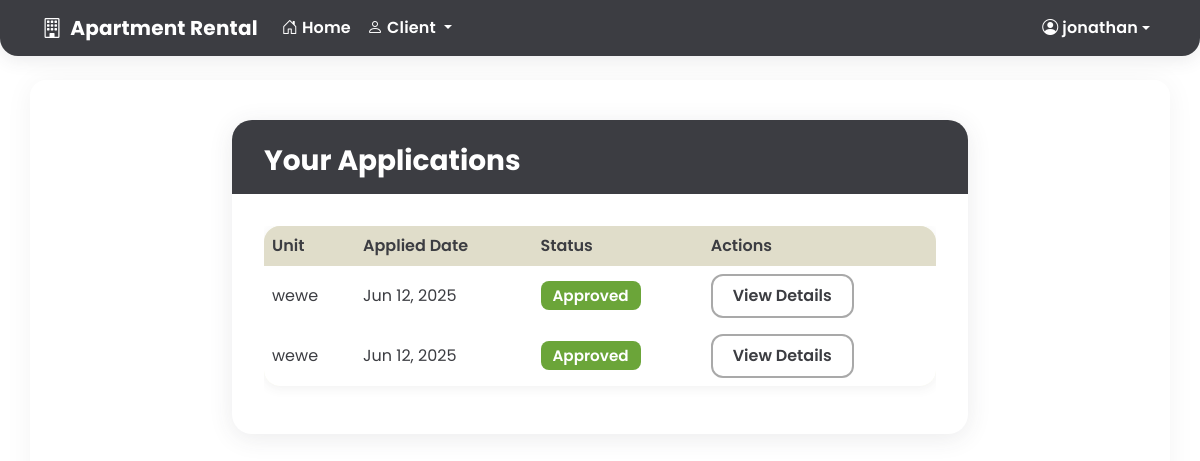
Page /client/application-status/ (signed in) on the committed database.
### core/models.py (models this page shows, shortened)
class User(AbstractUser):
    CLIENT = 1
    TENANT = 2
    ADMIN = 3
    ROLE_CHOICES = (
        (CLIENT, 'Client'),
        (TENANT, 'Tenant'),
        (ADMIN, 'Admin'),
    )
    role = models.PositiveSmallIntegerField(choices=ROLE_CHOICES, default=CLIENT)
    phone_number = models.CharField(max_length=20, blank=True, null=True)
    facebook_account = models.URLField(blank=True, null=True)
    address = models.TextField(blank=True, null=True)
    occupation = models.CharField(max_length=100, blank=True, null=True)
    profile_picture = models.ImageField(upload_to='profile_pics/', blank=True, null=True)

class Application(models.Model):
    PENDING = 1
    APPROVED = 2
    REJECTED = 3
    STATUS_CHOICES = (
        (PENDING, 'Pending'),
        (APPROVED, 'Approved'),
        (REJECTED, 'Rejected'),
    )
    client = models.ForeignKey(User, on_delete=models.CASCADE)
    unit = models.ForeignKey(Unit, on_delete=models.CASCADE)
    full_name = models.CharField(max_length=100)
    address = models.TextField()
    contact_number = models.CharField(max_length=20)
    email = models.EmailField()
    facebook_account = models.URLField(blank=True, null=True)
    occupation = models.CharField(max_length=100)
    number_of_people = models.PositiveIntegerField()
    status = models.PositiveSmallIntegerField(choices=STATUS_CHOICES, default=PENDING)
    applied_date = models.DateTimeField(auto_now_add=True)
    processed_date = models.DateTimeField(blank=True, null=True)
    notes = models.TextField(blank=True, null=True)

class Unit(models.Model):
    AVAILABLE = 1
    OCCUPIED = 2
    STATUS_CHOICES = (
        (AVAILABLE, 'Available'),
        (OCCUPIED, 'Occupied'),
    )
    name = models.CharField(max_length=100)
    description = models.TextField()
    monthly_price = models.DecimalField(max_digits=10, decimal_places=2)
    location = models.CharField(max_length=200)
    payment_inclusions = models.TextField()
    house_rules = models.TextField()
    status = models.PositiveSmallIntegerField(choices=STATUS_CHOICES, default=AVAILABLE)
    main_image = models.ImageField(upload_to='units/')
    created_at = models.DateTimeField(auto_now_add=True)
    updated_at = models.DateTimeField(auto_now=True)

### core/views.py (the view)
# urls.py: path('client/application-status/', views.client_application_status, name='client_application_status'),
@login_required
def client_application_status(request):
    if request.user.role != User.CLIENT:
        return redirect('dashboard')
    applications = Application.objects.filter(client=request.user).order_by('-applied_date')
    return render(request, 'client/application_status.html', {'applications': applications})

### templates/client/application_status.html (shortened to what this page needs)
{% extends 'base.html' %}
{% block content %}
<div class="row justify-content-center app-status-container">
    <div class="col-md-8">
        <div class="app-status-card">
            <div class="app-status-header">
                <h3 class="mb-0">Your Applications</h3>
            </div>
            <div class="app-status-body">
                {% if applications %}
                    <div class="table-responsive">
                        <table class="table app-status-table align-middle">
                            <thead>
                                <tr>
                                    <th>Unit</th>
                                    <th>Applied Date</th>
                                    <th>Status</th>
                                    <th>Actions</th>
                                </tr>
                            </thead>
                            <tbody>
                                {% for application in applications %}
                                    <tr>
                                        <td>{{ application.unit.name }}</td>
                                        <td>{{ application.applied_date|date:"M d, Y" }}</td>
                                        <td>
                                            <span class="{% if application.status == application.APPROVED %}app-status-badge-success{% elif application.status == application.REJECTED %}app-status-badge-danger{% else %}app-status-badge-warning{% endif %}">
                                                {{ application.get_status_display }}
                                            </span>
                                        </td>
                                        <td>
                                            <button class="app-status-btn-outline btn btn-sm" data-bs-toggle="modal" data-bs-target="#applicationModal{{ application.id }}">
                                                View Details
                                            </button>
                                        </td>
                                    </tr>
                                {% endfor %}
                            </tbody>
                        </table>
                    </div>
                {% else %}
                    <div class="alert alert-info">
                        You haven't submitted any applications yet.
                    </div>
                {% endif %}
            </div>
        </div>
    </div>
</div>
{% endblock %}

### templates/partials/_navbar.html (shortened to what this page needs)
<nav class="navbar navbar-expand-lg navbar-charcoal">
    <div class="container">
        <a class="navbar-brand fw-bold d-flex align-items-center" href="{% url 'home' %}">
            <i class="bi bi-building me-2"></i>Apartment Rental
        </a>
        <div class="collapse navbar-collapse" id="navbarNav">
            <ul class="navbar-nav me-auto">
                <li class="nav-item">
                    <a class="nav-link" href="{% url 'home' %}">
                        <i class="bi bi-house-door me-1"></i>Home
                    </a>
                </li>
                {% if user.is_authenticated %}
                    {% if user.role == user.ADMIN or user.is_superuser %}
                        <li class="nav-item dropdown">
                            <a class="nav-link dropdown-toggle" href="#" id="adminDropdown" role="button" data-bs-toggle="dropdown">
                                <i class="bi bi-speedometer2 me-1"></i>Admin
                            </a>
                            <ul class="dropdown-menu">
                                <li><a class="dropdown-item" href="{% url 'admin_dashboard' %}"><i class="bi bi-grid me-2"></i>Dashboard</a></li>
                                <li><a class="dropdown-item" href="{% url 'admin_units_list' %}"><i class="bi bi-house-gear me-2"></i>Units</a></li>
                                <li><a class="dropdown-item" href="{% url 'admin_applications' %}"><i class="bi bi-file-earmark-text me-2"></i>Applications</a></li>
                                <li><a class="dropdown-item" href="{% url 'admin_tenants' %}"><i class="bi bi-people me-2"></i>Tenants</a></li>
                                <li><a class="dropdown-item" href="{% url 'admin_payments' %}"><i class="bi bi-cash-stack me-2"></i>Payments</a></li>
                                <li><a class="dropdown-item" href="{% url 'admin_announcements' %}"><i class="bi bi-megaphone me-2"></i>Announcements</a></li>
                                <li><a class="dropdown-item" href="{% url 'admin_leave_requests' %}"><i class="bi bi-door-open me-2"></i>Leave Requests</a></li>
                                <li><a class="dropdown-item" href="{% url 'admin_messages' %}"><i class="bi bi-chat-left-text me-2"></i>Messages</a></li>
                            </ul>
                        </li>
                    {% elif user.role == user.CLIENT %}
                        <li class="nav-item dropdown">
                            <a class="nav-link dropdown-toggle" href="#" id="clientDropdown" role="button" data-bs-toggle="dropdown">
                                <i class="bi bi-person me-1"></i>Client
                            </a>
                        </li>
                    {% endif %}
                {% endif %}
            </ul>
            <ul class="navbar-nav">
                {% if user.is_authenticated %}
                    <li class="nav-item dropdown">
                        <a class="nav-link dropdown-toggle d-flex align-items-center" href="#" id="userDropdown" role="button" data-bs-toggle="dropdown">
                            <i class="bi bi-person-circle me-1"></i>
                            <span class="d-none d-lg-inline">{{ user.username|truncatechars:12 }}</span>
                        </a>
                    </li>
                {% endif %}
            </ul>
        </div>
    </div>
</nav>

### static/css/style.css (style rules this page uses)
:root { --charcoal: #3C3D42; --kiwi-green: #9CCD62; --soft-cream: #F6F8E2; --sage-beige: #E0DDCA; --cloud-white: #FFFFFF; --error-red: #D9534F; --sky-blue: #5BC0DE; --success-olive: #6BA539; --neutral-gray: #A9A9A9; }
body { background-color: #f8f9fa; }
a { text-decoration: none; }
.table th { border-top: none; }
.btn { border-radius: 0.35rem; padding: 0.5rem 1rem; }

### templates/partials/_navbar.html (style rules this page uses)
.navbar-charcoal { background-color: var(--charcoal) !important; color: var(--cloud-white) !important; border-radius: 0 0 18px 18px; box-shadow: 0 4px 18px 0 rgba(60, 61, 66, 0.10); font-family: 'Poppins', Arial, sans-serif !important; padding-top: 0.5rem; padding-bottom: 0.5rem; }
.navbar-charcoal .navbar-brand, .navbar-charcoal .nav-link, .navbar-charcoal .bi { color: var(--cloud-white) !important; font-family: 'Poppins', Arial, sans-serif !important; font-weight: 600; letter-spacing: 0.01em; }

### templates/client/application_status.html (style rules this page uses)
.app-status-container { font-family: 'Poppins', Arial, sans-serif !important; margin-top: 2.5rem; }
.app-status-card { background: var(--cloud-white); border-radius: 20px; box-shadow: 0 4px 24px 0 rgba(60, 61, 66, 0.10); border: none; margin-bottom: 2rem; }
.app-status-header { background: var(--charcoal); color: var(--cloud-white); border-radius: 20px 20px 0 0; padding: 1.5rem 2rem 1rem 2rem; }
.app-status-header h3 { font-weight: 700; margin: 0; }
.app-status-body { padding: 2rem; }
.app-status-table { background: var(--soft-cream); border-radius: 16px; overflow: hidden; font-size: 1rem; box-shadow: 0 2px 12px 0 rgba(60, 61, 66, 0.08); }
.app-status-table th { background: var(--sage-beige); color: var(--charcoal); font-weight: 600; border: none; }
.app-status-table td { background: var(--cloud-white); color: var(--charcoal); border: none; vertical-align: middle; }
.app-status-badge-success { background: var(--success-olive); color: var(--cloud-white); border-radius: 8px; font-size: 0.95rem; font-weight: 600; padding: 0.25rem 0.75rem; }
.app-status-btn-outline { background: var(--cloud-white); color: var(--charcoal); border-radius: 12px; font-weight: 600; border: 2px solid var(--neutral-gray); padding: 0.5rem 1.25rem; font-size: 1rem; transition: border 0.2s, color 0.2s, background 0.2s; }

### rows in the picture
User: username "jonathan"
Application: unit.name "wewe", applied_date "Jun 12, 2025", status "Approved"
Application: unit.name "wewe", applied_date "Jun 12, 2025", status "Approved"
